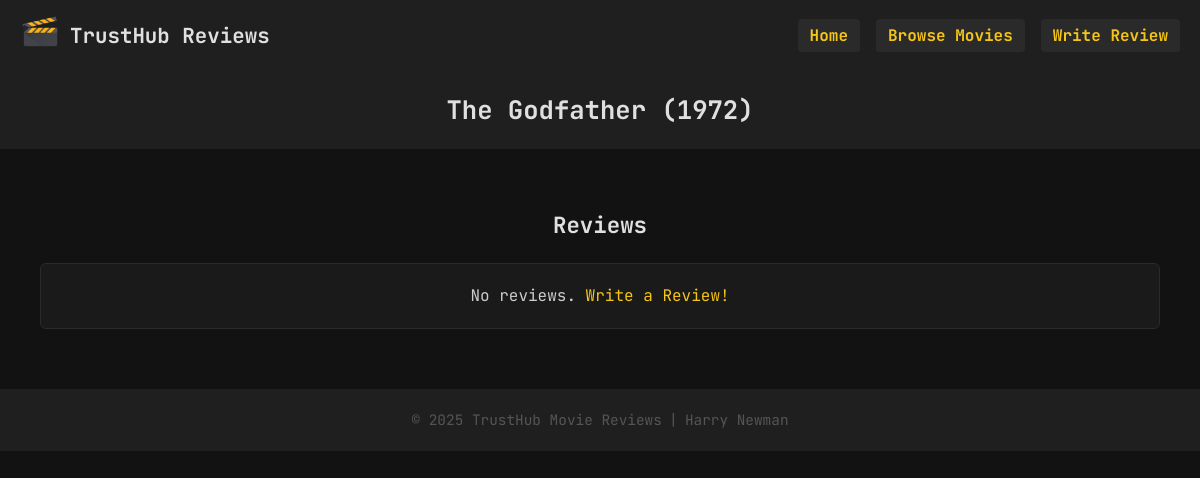
The page /movie.php?id=2 on the database as committed earlier.
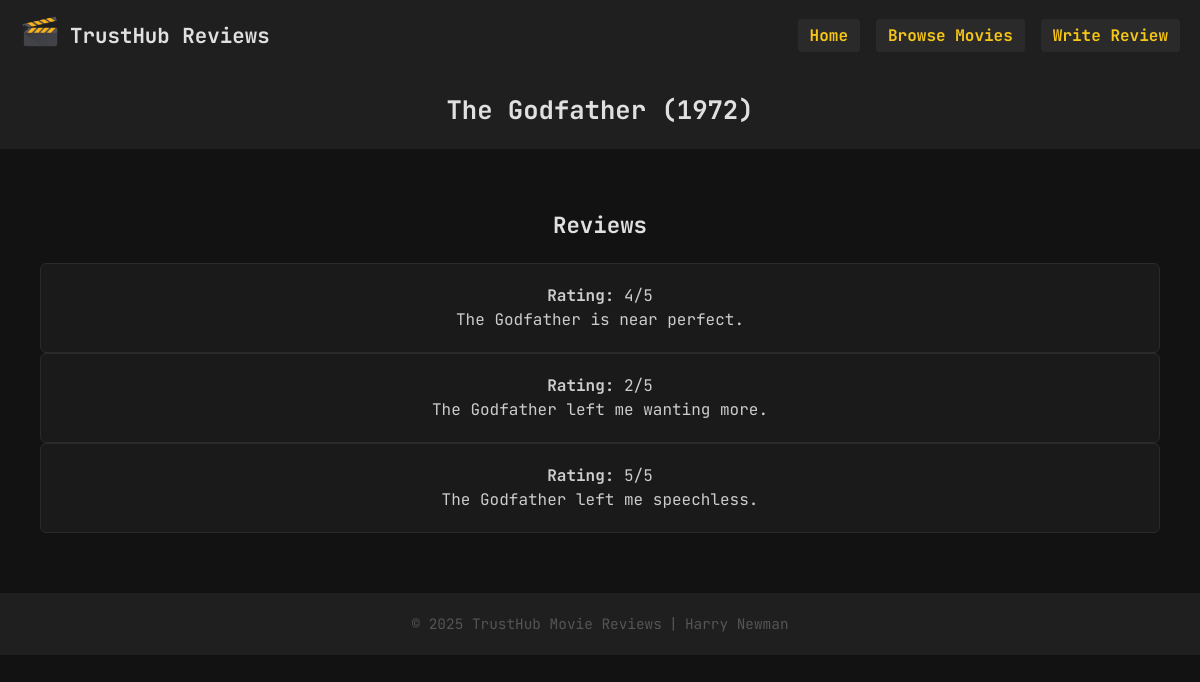
The same page on the database as committed later.
### tables this page shows
CREATE TABLE IF NOT EXISTS movies (
  id INT AUTO_INCREMENT PRIMARY KEY,
  title VARCHAR(255) NOT NULL,
  year YEAR,
  genre VARCHAR(50)
);

CREATE TABLE IF NOT EXISTS reviews (
  id INT AUTO_INCREMENT PRIMARY KEY,
  movie_id INT NOT NULL,
  rating INT NOT NULL,
  review TEXT NOT NULL,
  created_at TIMESTAMP DEFAULT CURRENT_TIMESTAMP,
  FOREIGN KEY (movie_id) REFERENCES movies(id)
);

### movie.php (the view, shortened to what this page needs)
<?php
require 'database_connect.php';
$id = isset($_GET['id']) ? (int)$_GET['id'] : 0;
$mvRes = $conn->query("
  SELECT title, year
  FROM movies
  WHERE id = $id
");
$mv = $mvRes->fetch_assoc();
$title = $mv['title'];
$year  = $mv['year'];
$revRes = $conn->query("
  SELECT rating, review
  FROM reviews
  WHERE movie_id = $id
  ORDER BY id DESC
");
?>
<!DOCTYPE html>
<html lang="en">
<head>
  <link rel="stylesheet" href="styles/global.css">
  <link rel="stylesheet" href="styles/homepage.css">
</head>
<body>
  <nav class="navbar">
    <div class="logo">
      <a href="index.php"><img src="images/logo.jpg" alt="TrustHub Logo"></a>
      <a href="index.php"><h1>TrustHub Reviews</h1></a>
    </div>
    <div class="nav-items">
      <ul>
        <li><a href="index.php">Home</a></li>
        <li><a href="movies.php">Browse Movies</a></li>
        <li><a href="submit_review.php?id=<?php echo $id; ?>">Write Review</a></li>
      </ul>
    </div>
  </nav>
  <header class="page-header">
    <h2><?php echo htmlspecialchars($title); ?> (<?php echo $year; ?>)</h2>
  </header>
  <main class="content">
    <section class="featured-section">
      <h4>Reviews</h4>
      <?php if ($revRes->num_rows): ?>
        <?php while ($r = $revRes->fetch_assoc()): ?>
          <div class="about-text">
            <p><strong>Rating:</strong> <?php echo $r['rating']; ?>/5</p>
            <p><?php echo nl2br(htmlspecialchars($r['review'])); ?></p>
          </div>
        <?php endwhile; ?>
      <?php else: ?>
        <div class="about-text">
          <p>No reviews. <a href="submit_review.php?id=<?php echo $id; ?>">Write a Review!</a></p>
        </div>
      <?php endif; ?>
    </section>
  </main>
  <footer class="site-footer">
    <p>© 2025 TrustHub Movie Reviews | Harry Newman</p>
  </footer>
</body>
</html>

### styles/global.css (style rules this page uses)
* { box-sizing: border-box; margin: 0; padding: 0; }
body { font-family: "JetBrains Mono", monospace; background: #121212; color: #e0e0e0; line-height: 1.5; }
a { color: #f5c518; text-decoration: none; }
.navbar { background: #1f1f1f; display: flex; justify-content: space-between; align-items: center; padding: 12px 20px; flex-wrap: wrap; }
.navbar .logo { display: flex; align-items: center; }
.navbar .logo img { height: 40px; }
.navbar .logo h1 { margin-left: 10px; color: #e0e0e0; font-size: 1.3rem; }
.navbar .nav-items ul { list-style: none; display: flex; }
.navbar .nav-items li { margin-left: 16px; }
.navbar .nav-items a { padding: 6px 12px; border-radius: 4px; background: #2a2a2a; font-weight: bold; }
.page-header { background: #1f1f1f; text-align: center; padding: 20px 0; margin-bottom: 20px; }
.page-header h2 { color: #e0e0e0; font-size: 1.6rem; }
.content { max-width: 1200px; margin: 0 auto; padding: 0 20px; }
.site-footer { text-align: center; padding: 20px 0; color: #555; background: #1f1f1f; margin-top: 60px; font-size: 0.9rem; }

### styles/homepage.css (style rules this page uses)
.about-text, .about-img { flex: 1; background: #1a1a1a; border: 1px solid #2a2a2a; border-radius: 6px; padding: 20px; }
.about-text p { color: #ccc; }
.featured-section { max-width: 1200px; margin: 60px auto 20px; padding: 0 20px; text-align: center; }
.featured-section h4 { font-size: 1.4rem; color: #e0e0e0; margin-bottom: 20px; }

Rows that differ between the two databases and show on the page:
added reviews: rating "4", review "The Godfather is near perfect."
added reviews: rating "2", review "The Godfather left me wanting more."
added reviews: rating "5", review "The Godfather left me speechless."
Other text that changed with them:
text no longer shown: "No reviews. Write a Review!"
